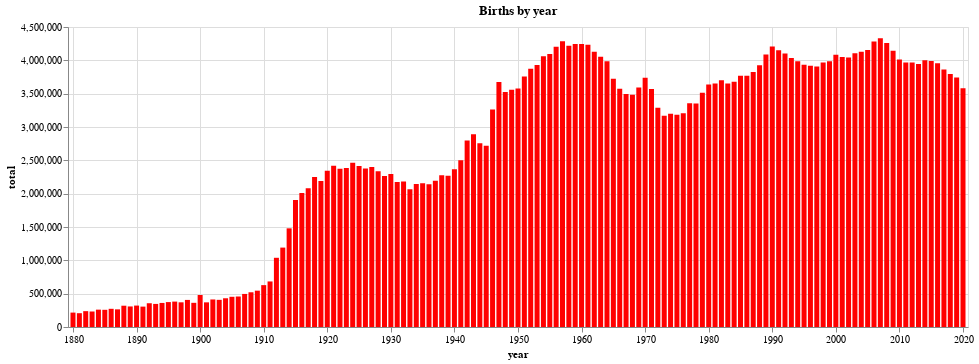

Source (notebook cell):
### Markdown cell above
### Chart it

### Code cell
alt.Chart(births).mark_bar(color='red').encode(
    x=alt.X('year:T', axis=alt.Axis(tickCount=20)),
    y='total'
).properties(title='Births by year', width=900)

### Figure 1 — Vega-Lite specification as saved in the notebook (floating-point values rounded to 4 significant figures; data arrays with more than 128 entries replaced by an {"elided": "..."} marker saying what was removed)
{"config": {"view": {"continuousWidth": 400, "continuousHeight": 300}}, "data": {"name": "data-298709662dc859ca198b302731b308a0"}, "mark": {"type": "bar", "color": "red"}, "encoding": {"x": {"type": "temporal", "axis": {"tickCount": 20}, "field": "year"}, "y": {"type": "quantitative", "field": "total"}}, "title": "Births by year", "width": 900, "$schema": "https://vega.github.io/schema/vega-lite/v4.8.1.json", "datasets": {"data-298709662dc859ca198b302731b308a0": {"elided": "141 records"}}}
